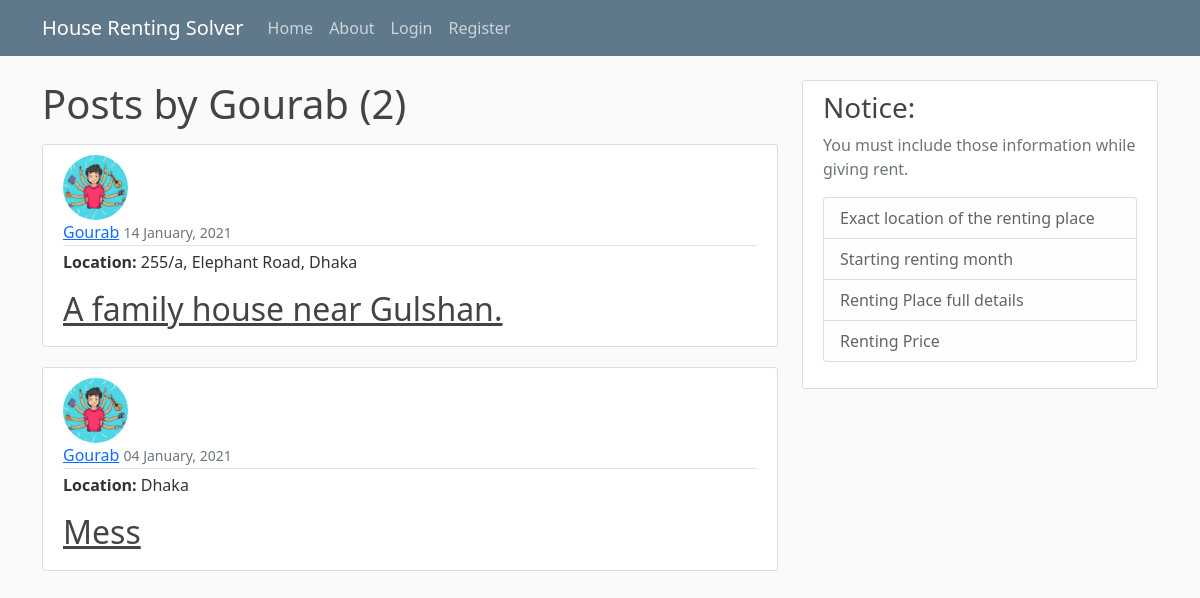
/user/Gourab, run on the app's committed database.
### blog/models.py (models this page shows, shortened)
class Post(models.Model):
    location = models.CharField(max_length = 100)
    content = models.TextField()
    date_posted = models.DateTimeField(default = timezone.now)
    owner = models.ForeignKey(User, on_delete= models.CASCADE)

### users/models.py (models this page shows, shortened)
class Profile(models.Model):
    user = models.OneToOneField(User, on_delete = models.CASCADE)
    image = models.ImageField(default='default.jpg', upload_to='profile_pics')

### blog/views.py (the view)
# urls.py: path('user/<str:username>', UserPostListView.as_view(), name='user-posts'),
class UserPostListView(ListView):
    model = Post
    template_name = 'blog/user_posts.html' # <app>/<model>_<viewtype>.html
    context_object_name = 'posts'
    paginate_by = 5
    def get_queryset(self):
        user = get_object_or_404(User, username=self.kwargs.get('username'))
        return Post.objects.filter(owner=user).order_by('-date_posted')

### blog/templates/blog/user_posts.html (shortened to what this page needs)
{% extends "blog/base.html" %}
{% block content %}
    <h1 class="mb-3">Posts by {{view.kwargs.username}} ({{ page_obj.paginator.count}})</h1>
   {% for post in posts %}
   <article class="media content-section">
     <img class="rounded-circle article-img" src="{{ post.owner.profile.image.url}}" >
     <div class="media-body">
       <div class="article-metadata">
             <a class="mr-2" href="{% url 'user-posts' post.owner.username %}">{{ post.owner }}</a>
             <small class="text-muted">{{ post.date_posted | date:"d F, Y" }}</small>
           </div>
           <p class="article-content"><b>Location: </b>{{ post.location }}</p>
           <h2><a class="article-title" href="{% url 'post-detail' post.id %}">{{ post.content }}</a></h2>
         </div>
       </article>
   {% endfor %}
{% endblock content %}

### blog/static/blog/main.css (style rules this page uses)
body { background: #fafafa; color: #333333; margin-top: 5rem; }
h1, h2, h3, h4, h5, h6 { color: #444444; }
.content-section { background: #ffffff; padding: 10px 20px; border: 1px solid #dddddd; border-radius: 3px; margin-bottom: 20px; }
.article-title { color: #444444; }
.article-content { white-space: pre-line; }
.article-img { height: 65px; width: 65px; margin-right: 16px; }
.article-metadata { padding-bottom: 1px; margin-bottom: 4px; border-bottom: 1px solid #e3e3e3 }

### data on the page
Post: owner.profile.image (picture), owner "Gourab", date_posted "14 January, 2021", location "255/a, Elephant Road, Dhaka", content "A family house near Gulshan."
Post: owner.profile.image (picture), owner "Gourab", date_posted "04 January, 2021", location "Dhaka", content "Mess"

### other printed values
{{ view.kwargs.username }} "Gourab"
{{ page_obj.paginator.count }} "2"
